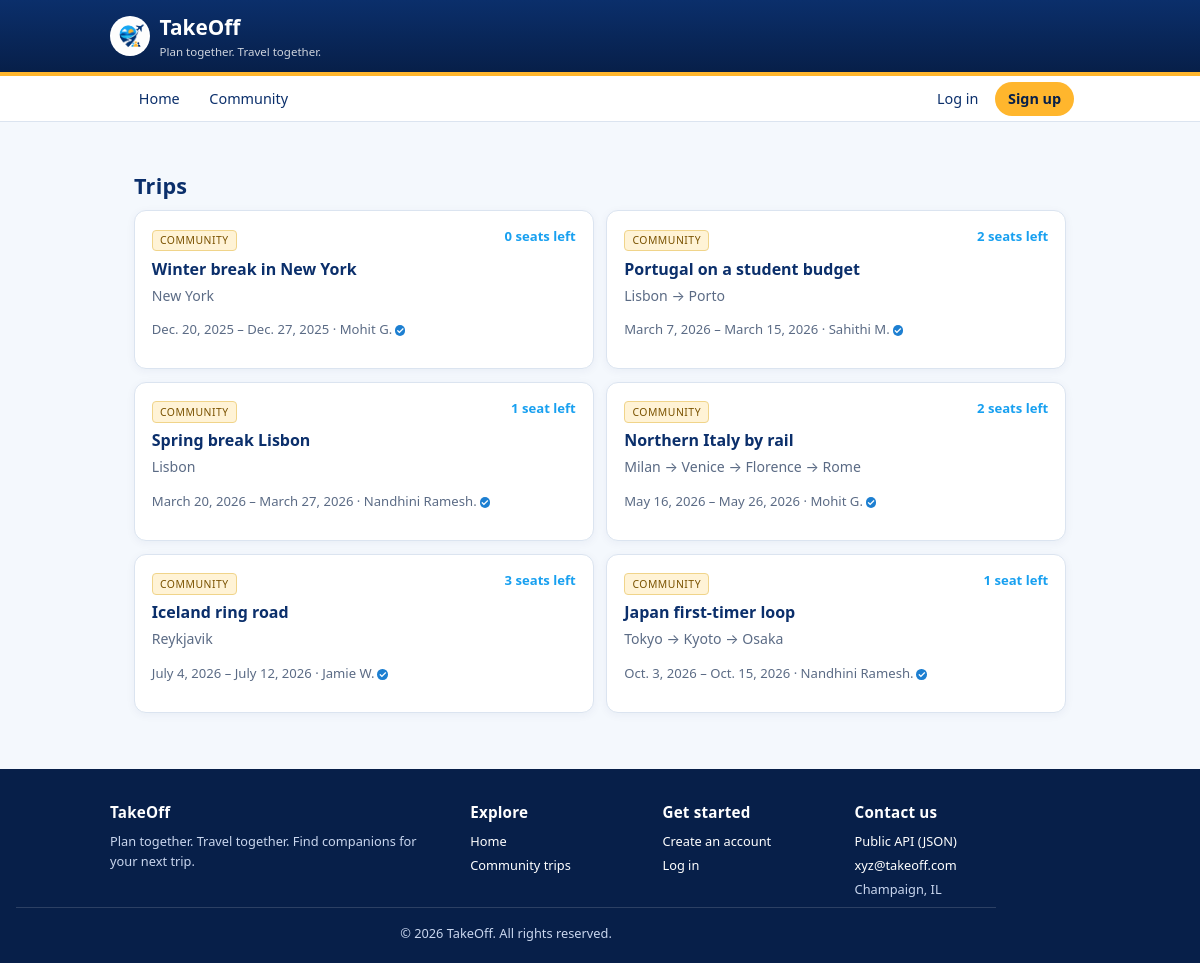
/trips/generic/, run on an earlier commit of the app's database.
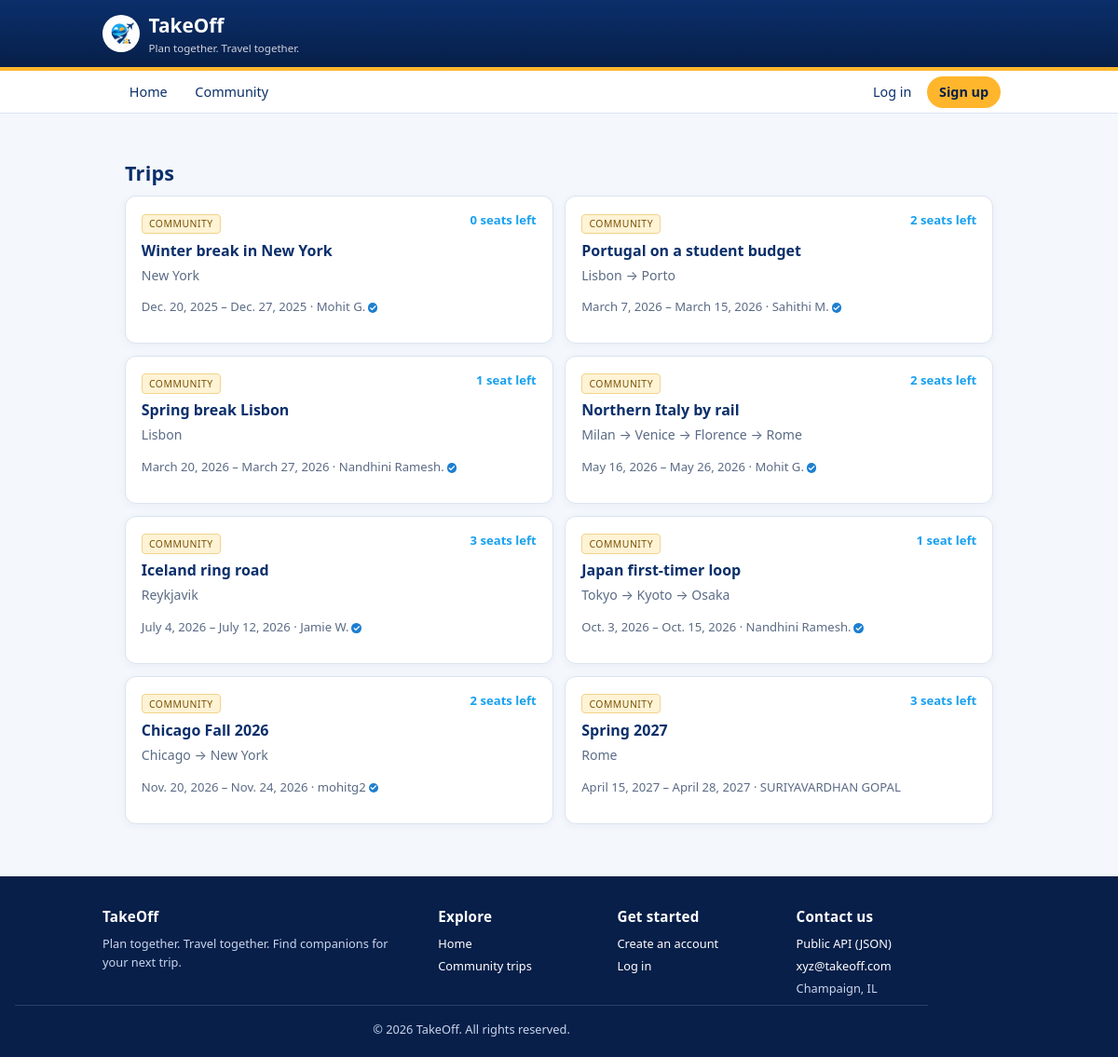
And on a later commit of the database.
### trips/models.py (models this page shows, shortened)
class Trip(models.Model):
    PRIVATE = "private"
    PUBLIC = "public"
    VISIBILITY_CHOICES = [
        (PRIVATE, "Private (only me)"),
        (PUBLIC, "Public (open to join requests)"),
    ]
    DRAFT = "draft"
    PLANNED = "planned"
    COMPLETED = "completed"
    STATUS_CHOICES = [
        (DRAFT, "Draft"),
        (PLANNED, "Planned"),
        (COMPLETED, "Completed"),
    ]
    trip_id = models.AutoField(primary_key=True)
    owner = models.ForeignKey(
        Traveler,
        on_delete=models.CASCADE,
        related_name="trips",
    )
    title = models.CharField(max_length=100)               # e.g. "Northern Italy by rail"
    start_date = models.DateField()
    end_date = models.DateField()
    budget_min_usd = models.DecimalField(max_digits=9, decimal_places=2, default=0)
    budget_max_usd = models.DecimalField(max_digits=9, decimal_places=2, default=0)
    group_size = models.PositiveSmallIntegerField(default=1)
    seats_open = models.PositiveSmallIntegerField(
        default=0,
        help_text="How many companions the poster will still accept. 0 = closed.",
    )
    visibility = models.CharField(max_length=10, choices=VISIBILITY_CHOICES, default=PRIVATE)
    status = models.CharField(max_length=10, choices=STATUS_CHOICES, default=DRAFT)
    created_at = models.DateTimeField(auto_now_add=True)
    companions = models.ManyToManyField(
        Traveler,
        through="JoinRequest",
        related_name="joined_trips",
        blank=True,
    )
    class Meta:
        ordering = ["start_date", "title"]
        constraints = [
            models.UniqueConstraint(
                fields=["owner", "title", "start_date"],
                name="uniq_trip_title_per_owner_per_start",
            ),
            models.CheckConstraint(
                condition=models.Q(end_date__gte=models.F("start_date")),
                name="trip_end_date_after_start_date",
            ),
        ]
    def get_absolute_url(self):
        return reverse("trips:trip-detail", kwargs={"pk": self.pk})

class TripStop(models.Model):
    stop_id = models.AutoField(primary_key=True)
    trip = models.ForeignKey(
        Trip,
        on_delete=models.CASCADE,
        related_name="stops",
    )
    destination = models.ForeignKey(
        Destination,
        on_delete=models.PROTECT,
        related_name="stops",
    )
    position = models.PositiveSmallIntegerField(
        help_text="1-based order of this city within the route.",
    )
    nights = models.PositiveSmallIntegerField(default=1)
    notes = models.CharField(max_length=200, blank=True, default="")
    class Meta:
        ordering = ["trip", "position"]
        constraints = [
            models.UniqueConstraint(
                fields=["trip", "position"],
                name="uniq_stop_position_per_trip",
            ),
            models.UniqueConstraint(
                fields=["trip", "destination"],
                name="uniq_destination_per_trip",
            ),
        ]

class Destination(models.Model):
    destination_id = models.AutoField(primary_key=True)
    name = models.CharField(max_length=80)                 # e.g. "Florence"
    country = models.CharField(max_length=60)              # e.g. "Italy"
    iata_code = models.CharField(
        max_length=3,
        blank=True,
        default="",
        help_text="Primary airport code, e.g. FLR. Blank if the city has no airport.",
    )
    timezone = models.CharField(max_length=40, default="UTC")
    avg_daily_cost_usd = models.DecimalField(
        max_digits=7,
        decimal_places=2,
        default=0,
        help_text="Rough per-person daily spend, used to sanity-check trip budgets.",
    )
    class Meta:
        ordering = ["country", "name"]
        constraints = [
            models.UniqueConstraint(
                fields=["name", "country"],
                name="uniq_destination_name_per_country",
            )
        ]

class Traveler(models.Model):
    traveler_id = models.AutoField(primary_key=True)
    user = models.OneToOneField(
        settings.AUTH_USER_MODEL,
        on_delete=models.CASCADE,
        related_name="traveler",
    )
    display_name = models.CharField(max_length=60)
    bio = models.CharField(max_length=200, blank=True, default="")
    home_city = models.ForeignKey(
        Destination,
        on_delete=models.SET_NULL,
        null=True,
        blank=True,
        related_name="residents",
    )
    is_domain_verified = models.BooleanField(
        default=False,
        help_text="True when the account email is on a verified .edu / company domain.",
    )
    joined_on = models.DateField(auto_now_add=True)
    class Meta:
        ordering = ["display_name"]
    VERIFIED_SUFFIXES = (".edu",)

### trips/views.py (the view)
# urls.py: path("trips/generic/", views.TripListView.as_view(), name="trip-list-generic"),
class TripListView(ListView):
    model = Trip
    template_name = "trips/trip_list.html"
    context_object_name = "trips"
    queryset = Trip.objects.filter(visibility=Trip.PUBLIC)

### templates/trips/trip_list.html (shortened to what this page needs)
{% extends "trips/base.html" %}
{% block content %}
  <h2 class="section-title">Trips</h2>
  <div class="trip-grid">
    {% for trip in trips %}
      {% include "trips/_trip_card.html" %}
    {% empty %}
      <p class="empty-note">No trips yet &mdash; be the first to plan one!</p>
    {% endfor %}
  </div>
{% endblock %}

### templates/trips/_trip_card.html
<div class="trip-card linked">
  <span class="badge {% if trip.visibility == 'public' %}community{% endif %}">
    {% if trip.visibility == 'public' %}Community{% else %}Private{% endif %}
  </span>
  <span class="seats">{{ trip.seats_open }} seat{{ trip.seats_open|pluralize }} left</span>
  <p class="title"><a class="card-link" href="{{ trip.get_absolute_url }}">{{ trip.title }}</a></p>
  <p class="route">
    {% for stop in trip.stops.all %}{{ stop.destination.name }}{% if not forloop.last %} &rarr; {% endif %}{% empty %}Route not set yet{% endfor %}
  </p>
  <p class="meta">{{ trip.start_date }} &ndash; {{ trip.end_date }} &middot; {% include "trips/_traveler.html" with t=trip.owner %}</p>
</div>

### templates/trips/_traveler.html
<span class="traveler-name">{{ t.display_name }}</span>{% if t.is_domain_verified %}<span class="verified-tick" title="Verified: signed up with a university or company email" aria-label="verified">&#10003;</span>{% endif %}

What changed in the data, as far as the page shows it:
added Trip: visibility "COMMUNITY", seats_open "2", title "Chicago Fall 2026", start_date "Nov. 20, 2026", end_date "Nov. 24, 2026"
added TripStop: destination.name "Chicago", shown under "2"
added TripStop: destination.name "New York", shown under "2"
added Traveler: display_name "mohitg2"
added Trip: visibility "COMMUNITY", seats_open "3", title "Spring 2027", start_date "April 15, 2027", end_date "April 28, 2027"
added TripStop: destination.name "Rome", shown under "3"
added Traveler: display_name "SURIYAVARDHAN GOPAL"
